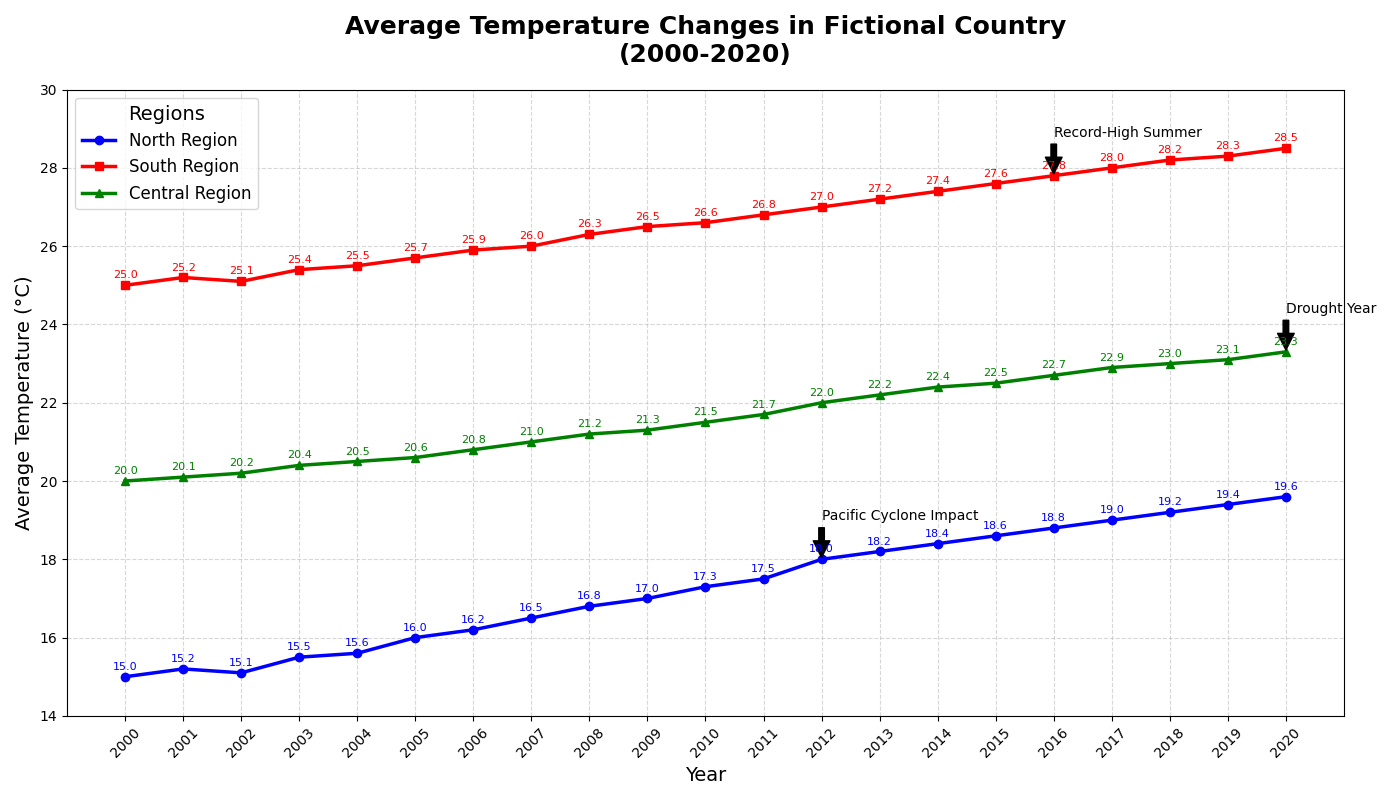

The script that drew this image:
import matplotlib.pyplot as plt
import numpy as np

# Define the years for the dataset
years = np.arange(2000, 2021)

# Create artificial data for average temperatures (in °C) for fictional regions
north_region_temp = np.array([15, 15.2, 15.1, 15.5, 15.6, 16, 16.2, 16.5, 16.8, 17, 17.3, 17.5, 18, 18.2, 18.4, 18.6, 18.8, 19, 19.2, 19.4, 19.6])
south_region_temp = np.array([25, 25.2, 25.1, 25.4, 25.5, 25.7, 25.9, 26, 26.3, 26.5, 26.6, 26.8, 27, 27.2, 27.4, 27.6, 27.8, 28, 28.2, 28.3, 28.5])
central_region_temp = np.array([20, 20.1, 20.2, 20.4, 20.5, 20.6, 20.8, 21, 21.2, 21.3, 21.5, 21.7, 22, 22.2, 22.4, 22.5, 22.7, 22.9, 23, 23.1, 23.3])

# Create the plot
fig, ax = plt.subplots(figsize=(14, 8))

# Plot lines for each region
ax.plot(years, north_region_temp, 'o-', label='North Region', color='blue', linewidth=2.5)
ax.plot(years, south_region_temp, 's-', label='South Region', color='red', linewidth=2.5)
ax.plot(years, central_region_temp, '^-', label='Central Region', color='green', linewidth=2.5)

# Titles and labels
ax.set_title("Average Temperature Changes in Fictional Country\n(2000-2020)", fontsize=18, fontweight='bold', pad=20)
ax.set_xlabel("Year", fontsize=14)
ax.set_ylabel("Average Temperature (°C)", fontsize=14)

# Legend
ax.legend(title="Regions", fontsize=12, title_fontsize=14, loc='upper left')

# Annotate important points (e.g., peaks and significant years)
important_years = [2012, 2016, 2020]
annotations = [
    (2012, north_region_temp[years == 2012][0], 'Pacific Cyclone Impact'),
    (2016, south_region_temp[years == 2016][0], 'Record-High Summer'),
    (2020, central_region_temp[years == 2020][0], 'Drought Year')
]

for year, value, note in annotations:
    ax.annotate(note, 
                xy=(year, value), 
                xytext=(year, value + 1), 
                textcoords='data',
                arrowprops=dict(facecolor='black', shrink=0.05),
                fontsize=10, 
                color='black')

# Annotate each year data point
for year, n_temp, s_temp, c_temp in zip(years, north_region_temp, south_region_temp, central_region_temp):
    ax.annotate(f'{n_temp:.1f}', xy=(year, n_temp), textcoords="offset points", xytext=(0,5), ha='center', fontsize=8, color='blue')
    ax.annotate(f'{s_temp:.1f}', xy=(year, s_temp), textcoords="offset points", xytext=(0,5), ha='center', fontsize=8, color='red')
    ax.annotate(f'{c_temp:.1f}', xy=(year, c_temp), textcoords="offset points", xytext=(0,5), ha='center', fontsize=8, color='green')

# Customize grid and axis formatting
ax.grid(True, linestyle='--', alpha=0.5)
ax.set_xlim(1999, 2021)
ax.set_ylim(14, 30)

# Adjust x-axis ticks for better readability
plt.xticks(years, rotation=45)
plt.tight_layout()

# Display the chart
plt.show()
